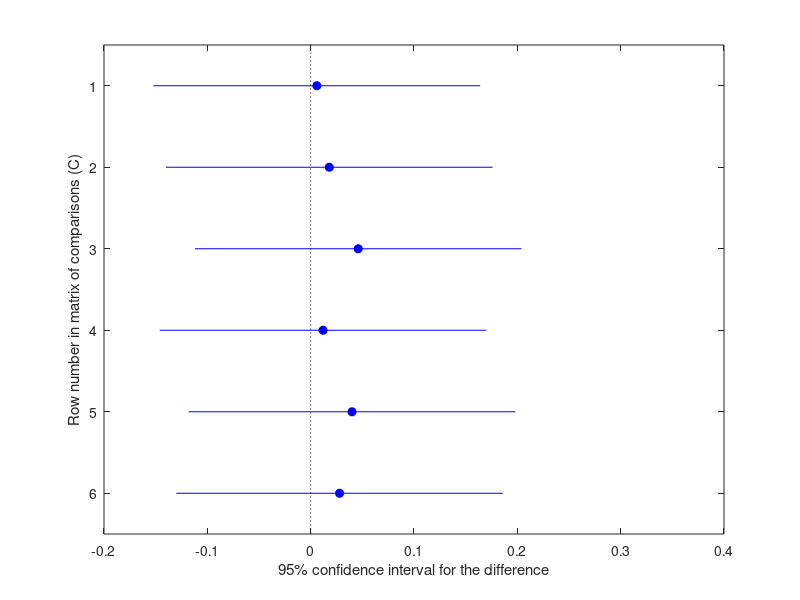

Source code (MATLAB): (Note: this script raises an error after producing the figure.)
% Anova test and plots
% 
% Code thanks to Nicola Ferro (ferro@dei.unipd.it) from repository below:
% https://bitbucket.org/frrncl/ir-unipd/src

load('evalData.mat')

measure = measureP_10;
m = mean(measure);

% sort in descending order of mean score
[~, idx] = sort(m, 'descend');

% re-order runs by ascending mean of the measure
% needed to have a more nice looking box plot
measure = measure(:, idx);
runID = runID(idx);

% perform the ANOVA
[~, tbl, sts] = anova1(measure, runID, 'off');

% display the ANOVA table
tbl

% perform
c = multcompare(sts, 'Alpha', 0.05, 'Ctype', 'hsd'); 

% display the multiple comparisons
c

%% plots of the data

% get the Tukey HSD test figure
currentFigure = gcf;

    ax = gca;
    ax.FontSize = 20;
    ax.XLabel.String = 'Precision at 10 (P10)';
    ax.YLabel.String = 'Run';

    currentFigure.PaperPositionMode = 'auto';
    currentFigure.PaperUnits = 'centimeters';
    currentFigure.PaperSize = [42 22];
    currentFigure.PaperPosition = [1 1 40 20];

print(currentFigure, '-dpdf', 'p10-tukey.pdf');
    
    
% box plot
currentFigure = figure;
    % need to reverse the order of the columns to have bloxplot displayed
    % as the Tukey HSD plot
    boxplot(measure(:, end:-1:1), 'Labels', runID(end:-1:1), ...
        'Orientation', 'horizontal', 'Notch','off', 'Symbol', 'ro')
    
    ax = gca;
    ax.FontSize = 20;
    ax.XLabel.String = 'Precision at 10 (P10)';
    ax.YLabel.String = 'Run';
    
    currentFigure.PaperPositionMode = 'auto';
    currentFigure.PaperUnits = 'centimeters';
    currentFigure.PaperSize = [42 22];
    currentFigure.PaperPosition = [1 1 40 20];

print(currentFigure, '-dpdf', 'p10-boxplot.pdf');


